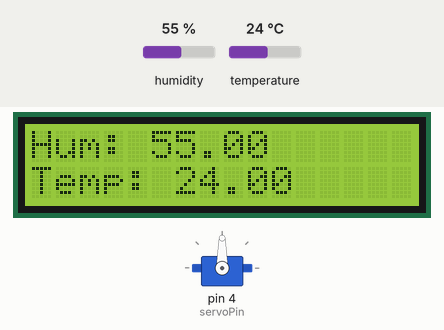
A sketch run on a simulated Arduino Uno, built with avr-gcc and run on an emulated ATmega328P. On the bench: 16×2 character LCD, servo. The inputs (shaded band) are chosen by the test bench; at power-on: humidity 55 %, temperature 24 °C.

Above: at 1.2 s.
1.3 s: humidity set to 79 %
At 3.3 s:
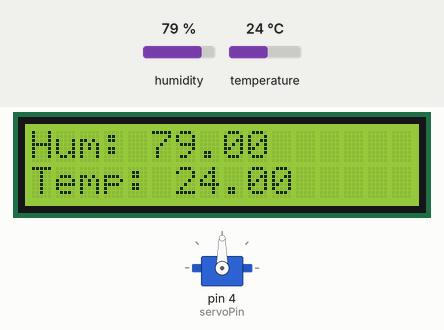
4.0 s: humidity set to 82 %
At 8.1 s:
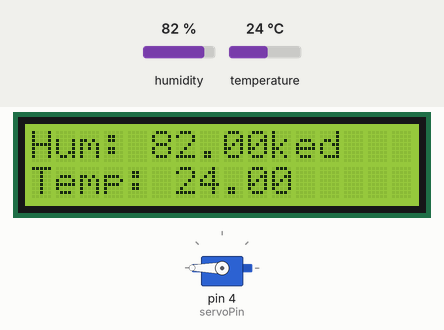
10.0 s: temperature set to 12 °C
At 11.5 s:
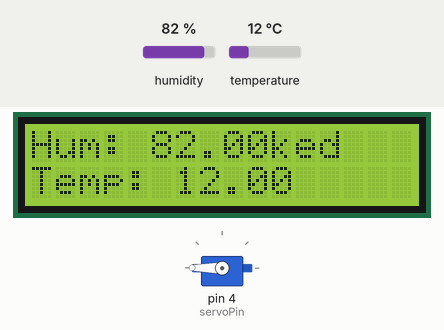
13.7 s: humidity set to 22 %
At 16.1 s:
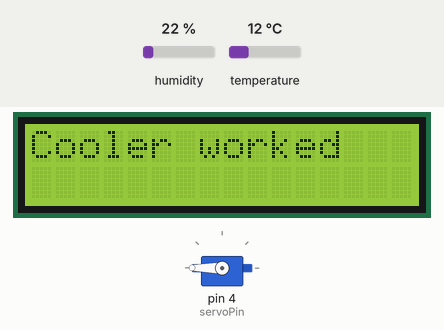
Timing chart, 0 to 17.6 s (numbered marks = the images above; inputs shaded):
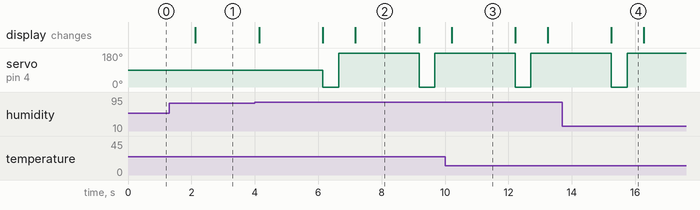

The sketch:

project2.ino
```cpp
#include <dht11.h>    //Humidty and Temperature Sensor Library definition
#define DHT11PIN 5
dht11 DHT11;

#include <LiquidCrystal.h>     //LCD Screen Library definition
int rs=7;
int en=8;
int d4=9;
int d5=10;
int d6=11;
int d7=12;
LiquidCrystal lcd(rs,en,d4,d5,d6,d7);

#include <Servo.h>   //Servo Motor Library definition
int servoPin=4;
int servoPos1=0;
int servoPos2=360;
Servo myServo;

void setup() {
  // put your setup code here, to run once:
  lcd.begin(16,2);
  Serial.begin(9600);
  myServo.attach(servoPin);

}

void loop() {
  // put your main code here, to run repeatedly:

Serial.println();

int chk = DHT11.read(DHT11PIN);
lcd.setCursor(0,0);
lcd.print("Hum: ");
lcd.print((float)DHT11.humidity, 2);
lcd.setCursor(0,1);
lcd.print("Temp: ");
lcd.print((float)DHT11.temperature, 2);
delay(2000);

if((float)DHT11.humidity>80)
{

lcd.clear();
lcd.setCursor(0,0);
lcd.print("Cooler worked");
myServo.write(servoPos1);
delay(500);
myServo.write(servoPos2);
delay(500);
}


}
```

Measured:
- the behaviour switches between 80 and 81 % on humidity (found by bisection; images 1 and 2)
- after the input at 1.3 s, the display: changes after 0.82 s (image 1)
- after the input at 4.0 s, servo on pin 4 (servoPin): alternates 180° for 2.5 s and 0° for 0.50 s, starting after 2.1 s; the display: first changes after 0.14 s (image 2 shows a later state)
- after the input at 10.0 s, the display: changes after 0.21 s (image 3)
- after the input at 13.7 s, servo on pin 4 (servoPin): goes on until 15.7 s, then stays 180°
- what the display in image 2 shows lasts 2.0 s, from 7.2 s to 9.2 s
- what the display in image 4 shows lasts 1.1 s, from 15.2 s to 16.3 s
